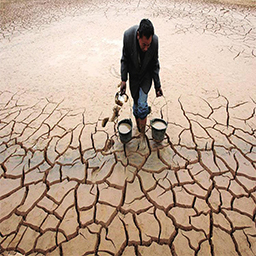
#> input picture Data/test/Drought.jpg, 256 x 256 px
$ python -i pre_process_data.py   (imports and definitions only)
#> lines starting #> are read from the running program, lines starting #| are printed output that depends on the picture
#> further down, picture is the input picture: PIL image 256x256 RGB; mean R, G, B 186.6, 162.9, 144.3
from PIL import Image
import os
import math
from io import BytesIO
import uuid
import pandas as pd

target_width = 256
target_height = target_width

img_num_pre_folder = 1000

data_info = {
    "path": [],
    "type": []
}


# [71 lines left out: functions crop_img_to_fit, shrink_img_to_fit, not called in this run]


def gen_img(img_data):
    # 接收一个 PIL 图像对象 返回一个四元组 四元组中元素均为 PIL.Image
    # 分别是:
    # 逆时针旋转 90 度,
    # 逆时针旋转 180 度,
    # 逆时针旋转 270 度,
    # 镜像反转后的图像数据

    rotate_90 = img_data.rotate(90, expand=True)
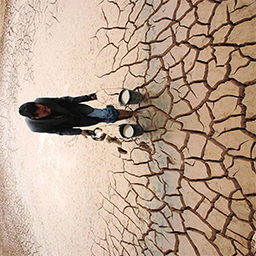
#> rotate_90: PIL image 256x256 RGB; mean R, G, B 186.6, 162.9, 144.3
    rotate_180 = img_data.rotate(180, expand=True)
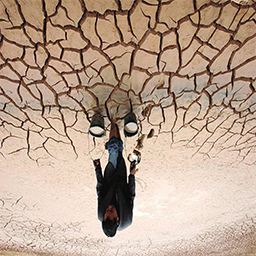
#> rotate_180: PIL image 256x256 RGB; mean R, G, B 186.6, 162.9, 144.3
    rotate_270 = img_data.rotate(270, expand=True)
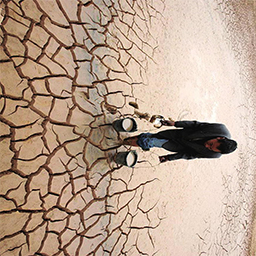
#> rotate_270: PIL image 256x256 RGB; mean R, G, B 186.6, 162.9, 144.3
    transpose = img_data.transpose(Image.FLIP_LEFT_RIGHT)
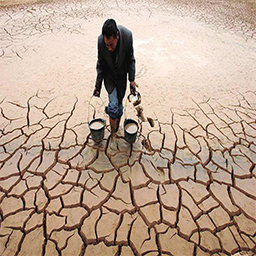
#> transpose: PIL image 256x256 RGB; mean R, G, B 186.6, 162.9, 144.3

    return (
        rotate_90,
        rotate_180,
        rotate_270,
        transpose
    )


# [63 lines not run here, left out]

# 生成 csv
df = pd.DataFrame(
    data=data_info,
    index=range(len(data_info["path"]))
)

# [3 lines not run here, left out]

>>> from PIL import Image
>>> picture = Image.open('Data/test/Drought.jpg')
>>> result = gen_img(picture)

$ run again, on Data/test/Land_Slide.jpg
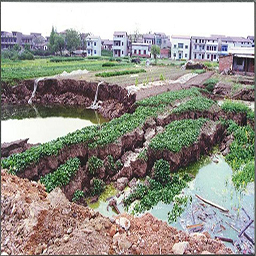
#> input picture Data/test/Land_Slide.jpg, 256 x 256 px
#> picture is the input picture: PIL image 256x256 RGB; mean R, G, B 152.7, 150.7, 142.6
#> in gen_img, `rotate_270 = img_data.rotate(270, expand=True)`:
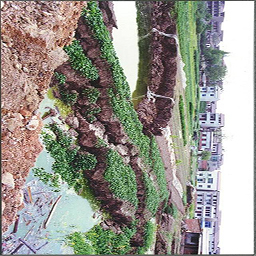
#> rotate_270: PIL image 256x256 RGB; mean R, G, B 152.7, 150.7, 142.6
#> in gen_img, `transpose = img_data.transpose(Image.FLIP_LEFT_RIGHT)`:
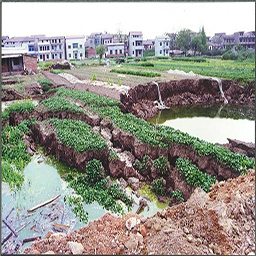
#> transpose: PIL image 256x256 RGB; mean R, G, B 152.7, 150.7, 142.6
